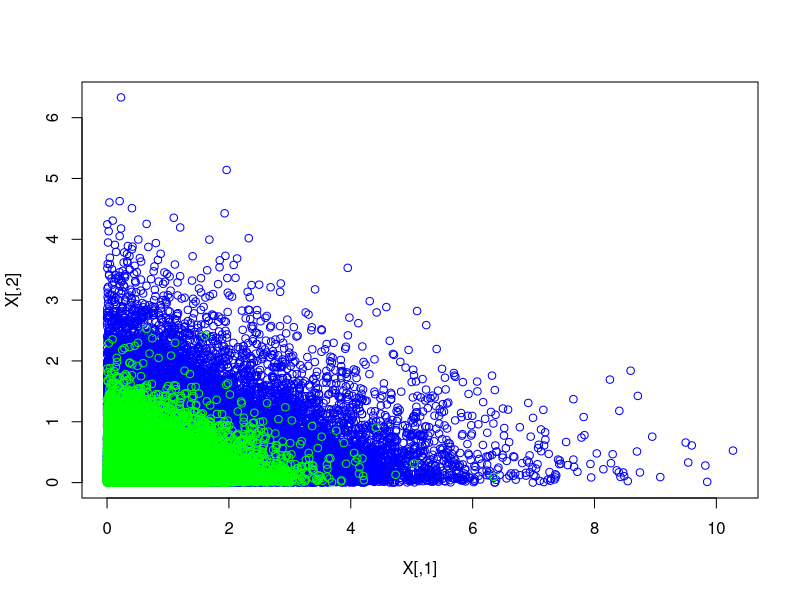
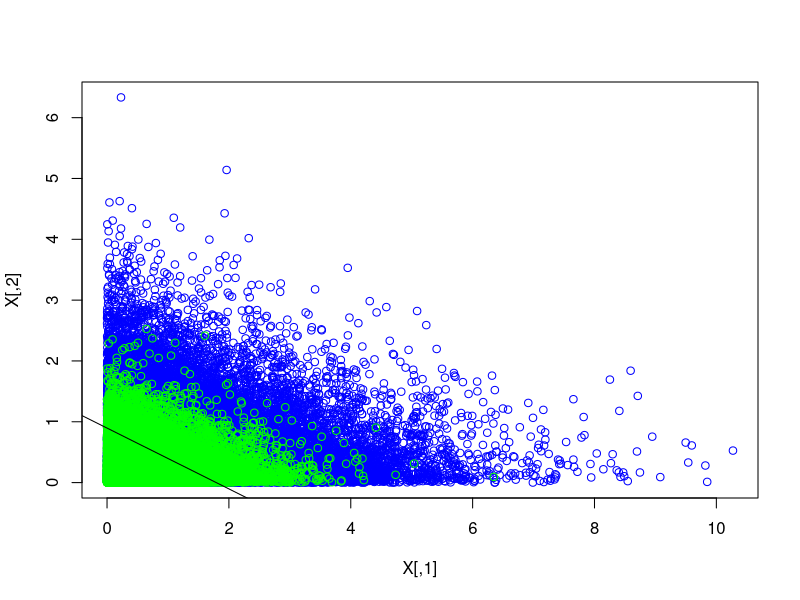

Recreate these plots in R, in order.
## ---- chunk 1
generateData = function(n,pi,lambda,theta) {
  # Génération des appartenances aux populations
  n1 = rbinom(n=1,size = n,prob = pi[1])
  n2 = n - n1
  
  Z = array(0,c(n,1))
  Z[1:n1] = 1
  Z[(n1+1):n] = 2
  
  # Génération des vecteurs aléatoires x1,…, xn1
  X = array(data = 0,dim = c(n,2))
  X[1:n1,1] = rexp(n1,lambda[1])
  X[1:n1,2] = rexp(n1,lambda[2])
    
  # Génération des vecteurs aléatoires xn1+1,…, xn
  X[(n1+1):n,1] = rexp(n2,theta[1])
  X[(n1+1):n,2] = rexp(n2,theta[2])
  
  data = NULL
  
  data$X = X
  data$Z = Z
  data$n1 = n1
  data$n2 = n2
  data$n = n
  
  data
}

# Paramètres des lois
n = 100000
pi = c(0.6,0.4)
lambda = c(1,2)
theta = c(2,4)

data = generateData(n,pi,lambda, theta)

X = data$X
Z = data$Z
n1 = data$n1
n2 = data$n2

plot(X, col=c("blue", "green")[Z])
## ---- chunk 2
Theta = theta[1]*theta[2]
Lambda = lambda[1]*lambda[2]

C = - log(Theta/Lambda * pi[1]/pi[2])
delta = lambda - theta

res = X %*% delta


a = - delta[1]/delta[2]
b = C/delta[2]
plot(X, col=c("blue", "green")[Z])
abline(b,a)
# filtre choix classe 
C1 = (res < C) + 1 

bayesError <- sum((C1 != Z))/n
bayesError

tauxBayesError1 = sum((C1 != Z)[Z == 1])/n1
tauxBayesError1

tauxBayesError2 = sum((C1 != Z)[Z == 2])/n2
tauxBayesError2
## ---- chunk 3

## ---- chunk 4

